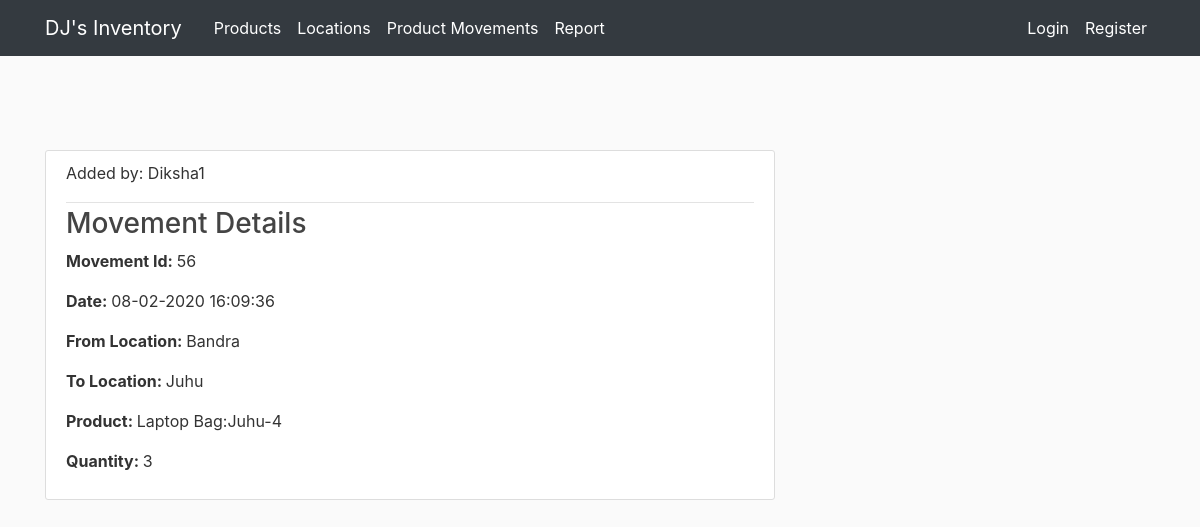
Page /movement/56 on the committed database.
### inventory/models.py (models this page shows, shortened)
class User(db.Model, UserMixin):
    id = db.Column(db.Integer, primary_key=True)
    username = db.Column(db.String(20), unique=True, nullable=False)
    email = db.Column(db.String(120), unique=True, nullable=False)
    image_file = db.Column(db.String(20), nullable=False, default='default.jpg')
    password = db.Column(db.String(60), nullable=False)
    products = db.relationship('Product', backref='creator', lazy=True)
    locations = db.relationship('Location', backref='creator', lazy=True)
    movements = db.relationship('Movement', backref='creator', lazy=True)
    def __repr__(self):
        return self.username

class Movement(db.Model):
    movement_id = db.Column(db.Integer, primary_key=True)
    timestamp = db.Column(db.DateTime, nullable=False, default=datetime.utcnow)
    from_location_id = db.Column(db.Integer, db.ForeignKey("location.location_id"))
    to_location_id = db.Column(db.Integer, db.ForeignKey("location.location_id"))
    from_location = db.relationship(Location, lazy='joined', foreign_keys=[from_location_id], backref='from_location')
    to_location = db.relationship(Location, lazy='joined', foreign_keys=[to_location_id], backref='to_location')
    product_id = db.Column(db.Integer, db.ForeignKey('product.product_id'))
    qty = db.Column(db.Integer, nullable=False)
    user_id = db.Column(db.Integer, db.ForeignKey('user.id'), nullable=False)
    def __repr__(self):
        return str(self.movement_id)

class Location(db.Model):
    location_id = db.Column(db.Integer, primary_key=True)
    name = db.Column(db.String(20), unique=True, nullable=False)
    address = db.Column(db.Text, nullable=False)
    products = db.relationship("Product", backref='warehouse')
    user_id = db.Column(db.Integer, db.ForeignKey('user.id'), nullable=False)
    def __repr__(self):
        return self.name
    def get_product_quantity(self, product_name):
        qty = 0
        for product in self.products:
            if product_name in product.name:
                qty+=1
        return qty

class Product(db.Model):
    product_id = db.Column(db.Integer, primary_key=True)
    name = db.Column(db.String(20), nullable=False)
    movements = db.relationship("Movement", backref='product')
    location_id = db.Column(db.Integer, db.ForeignKey('location.location_id'))
    user_id = db.Column(db.Integer, db.ForeignKey('user.id'), nullable=False)
    def __repr__(self):
        product_name = self.name
        if self.warehouse:
            warehouse = self.warehouse
            qty = warehouse.get_product_quantity(product_name)
            return "{0}:{1}-{2}".format(product_name, warehouse, qty)
        return product_name

### inventory/movements/routes.py (the view)
@movements.route("/movement/<int:movement_id>")
def movement(movement_id):
    movement = Movement.query.get_or_404(movement_id)
    return render_template('movement.html', title=movement, movement=movement, legend='Movement Details')

### inventory/templates/movement.html (shortened to what this page needs)
{% extends "layout.html" %}
{% block content %}
<article class="media content-section">
    <div class="media-body">
        <div class="article-metadata">
            {% if movement.creator == current_user %}
            <p>Added by: <a class="mr-2" href="{{ url_for('users.account') }}">You</a></p>
            <span class="pull-right">
                <a href="{{ url_for('movements.update_movement', movement_id=movement.movement_id) }}"
                    data-balloon="edit this movement" class="text-info">
                    <i class="fas fa-edit"></i>
                </a>
                <a href="#" data-balloon="remove this movement" class="text-danger" data-toggle="modal"
                    data-target="#deleteModal">
                    <i class="fas fa-trash"></i>
                </a>
            </span>
            {% else %}
            <p>Added by: {{ movement.creator }}</p>
            {% endif %}
        </div>
        <h3 class="article-title">{{ legend }}</h3>
        <p class="article-content"><strong>Movement Id: </strong>{{ movement.movement_id }}</p>
        <p class="article-content"><strong>Date: </strong>{{ movement.timestamp.strftime('%d-%m-%Y %H:%M:%S') }}</p>
        <p class="article-content"><strong>From Location: </strong>{{ movement.from_location }}</p>
        <p class="article-content"><strong>To Location: </strong>{{ movement.to_location }}</p>
        <p class="article-content"><strong>Product: </strong>{{ movement.product }}</p>
        <p class="article-content"><strong>Quantity: </strong>{{ movement.qty }}</p>
    </div>
</article>
{% endblock content %}

### inventory/static/main.css (style rules this page uses)
body { background: #fafafa; color: #333333; margin-top: 5rem; }
h1, h2, h3, h4, h5, h6 { color: #444444; }
.content-section { background: #ffffff; padding: 10px 20px; border: 1px solid #dddddd; border-radius: 3px; margin-bottom: 20px; }
.article-title { color: #444444; }
.article-content { white-space: pre-line; }
.article-metadata { padding-bottom: 1px; margin-bottom: 4px; border-bottom: 1px solid #e3e3e3 }

### rows in the picture
User: creator "Diksha1"
Movement: movement_id "56", timestamp "08-02-2020 16:09:36", qty "3"
Location: from_location "Bandra"
Location: to_location "Juhu"
Product: product "Laptop Bag:Juhu-4"

### other values in the picture
{{ legend }} "Movement Details"
